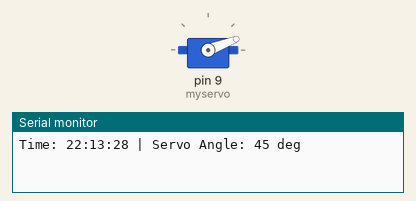
Simulated run of this program. Board: Arduino Mega 2560, built with avr-gcc and run on an emulated ATmega2560. On the bench: servo, the last lines printed to the serial monitor. The local clock reads 2024-03-15 10:24:30 at power-on unless the program sets it.

Above: at 0.49 s.
At 2.4 s:
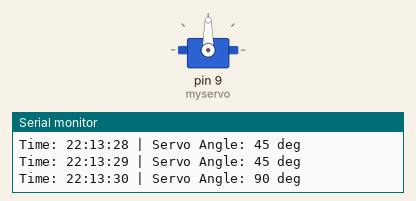
At 17.4 s:
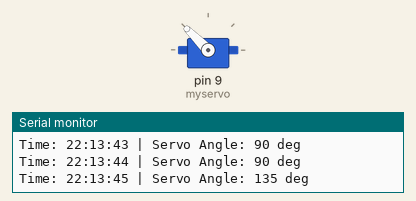
At 33.2 s:
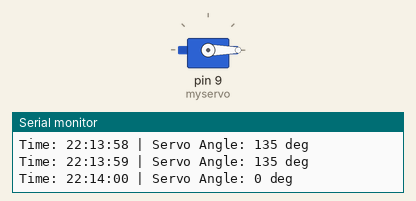
Timing chart, 0 to 34.7 s (numbered marks = the images above):
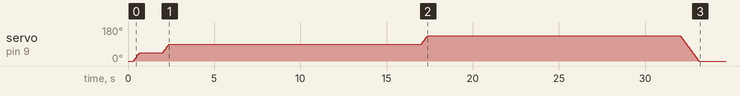

The program:

main.cpp
```cpp
#include <Arduino.h>
#include <Servo.h>
#include <ThreeWire.h>
#include <RtcDS1302.h>

Servo myservo;

// Модуль DS1302: DAT = Pin 6, CLK = Pin 7, RST = Pin 5
ThreeWire myWire(6, 7, 5);
RtcDS1302<ThreeWire> Rtc(myWire);

int last_second = -1;
int last_angle = 0; // Початковий кут 0

// Функція для ПЛАВНОГО повороту без стрибків струму
void moveServoSmooth(int fromAngle, int toAngle)
{
  if (fromAngle == toAngle)
    return;

  myservo.attach(9);

  if (fromAngle < toAngle)
  {
    for (int pos = fromAngle; pos <= toAngle; pos++)
    {
      myservo.write(pos);
      delay(8); // регулює швидкість: чим більше число, тим плавніше
    }
  }
  else
  {
    for (int pos = fromAngle; pos >= toAngle; pos--)
    {
      myservo.write(pos);
      delay(8);
    }
  }

  delay(100);
  myservo.detach(); // Вимикаємо утримання
}

void setup()
{
  Serial.begin(9600);

  // Старт у положенні 0°
  myservo.attach(9);
  myservo.write(0);
  delay(300);
  myservo.detach();

  Rtc.Begin();
  Rtc.SetIsWriteProtected(false);

  if (!Rtc.GetIsRunning())
  {
    Rtc.SetIsRunning(true);
  }

  RtcDateTime compiled = RtcDateTime(__DATE__, __TIME__);
  Rtc.SetDateTime(compiled + 8);
}

void loop()
{
  RtcDateTime now = Rtc.GetDateTime();

  if (!now.IsValid())
  {
    Serial.println("RTC Read Error!");
    delay(1000);
    return;
  }

  int current_second = now.Second();

  if (current_second != last_second)
  {
    last_second = current_second;

    int target_angle = 0;
    if (current_second < 15)
      target_angle = 0;
    else if (current_second < 30)
      target_angle = 45;
    else if (current_second < 45)
      target_angle = 90;
    else
      target_angle = 135;

    Serial.print("Time: ");
    if (now.Hour() < 10)
      Serial.print('0');
    Serial.print(now.Hour());
    Serial.print(':');
    if (now.Minute() < 10)
      Serial.print('0');
    Serial.print(now.Minute());
    Serial.print(':');
    if (current_second < 10)
      Serial.print('0');
    Serial.print(current_second);

    Serial.print(" | Servo Angle: ");
    Serial.print(target_angle);
    Serial.println(" deg");

    // Плавний поворот серводвигуна
    if (target_angle != last_angle)
    {
      moveServoSmooth(last_angle, target_angle);
      last_angle = target_angle;
    }
  }

  delay(50);
}
```

Measured:
- by itself, servo on pin 9 (myservo): rises from 0° to 135° in 17.1 s, then falls to 0° in 15.7 s
